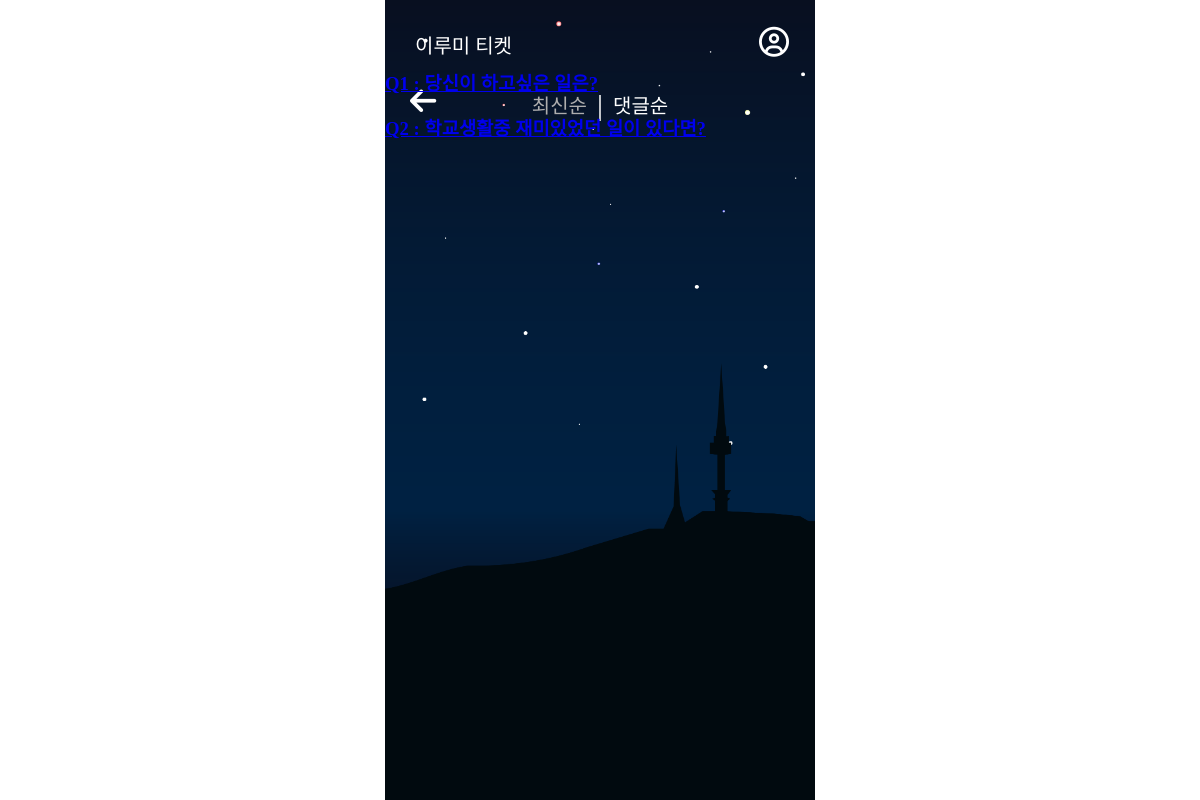
Page /qnapage/qnalistpop/ on the earlier database version.
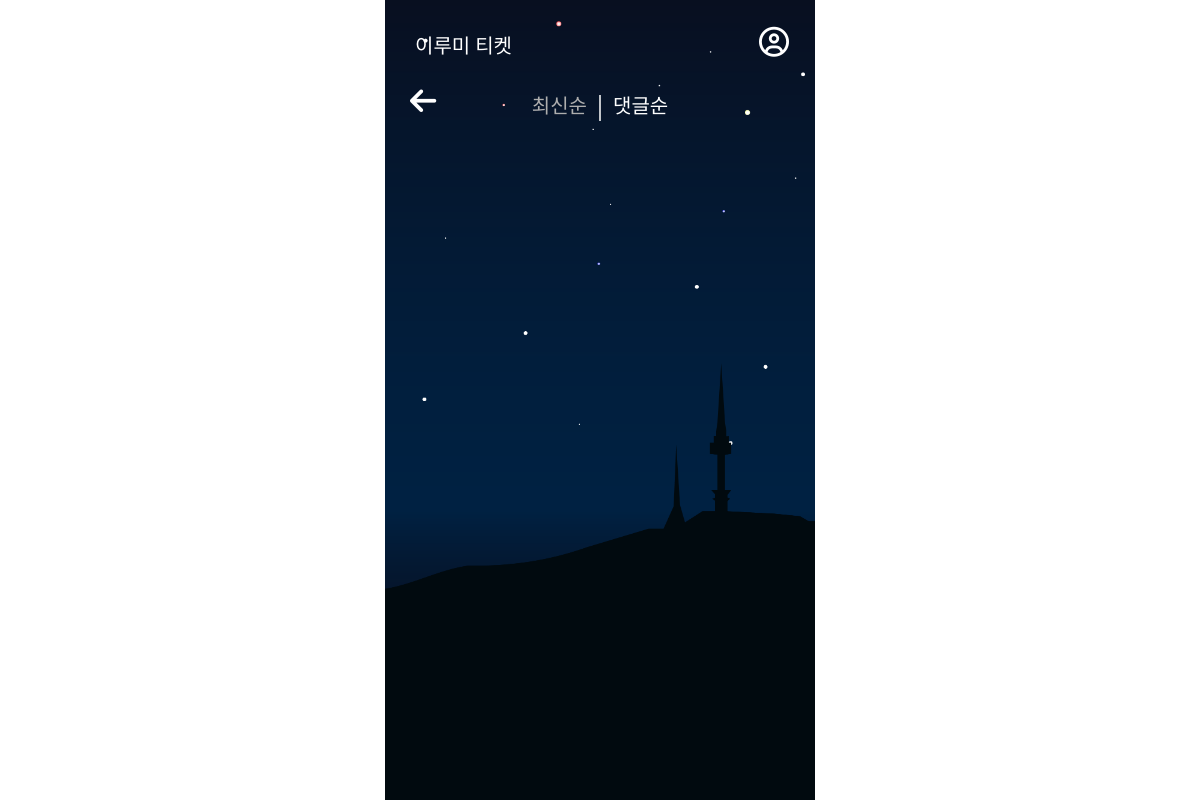
Same page on the later database version.
### qnapage/models.py (models this page shows, shortened)
class Qna(models.Model):
    title = models.CharField(max_length = 200)
    writer = models.ForeignKey(User, null=False, blank=False, on_delete=models.CASCADE)
    body = models.TextField()
    pub_date = models.DateTimeField()

### qnapage/views.py (the view)
# urls.py: path('qnalistpop/', qnalistpop, name="qnalistpop"),
def qnalistpop(request):
    qnas = Qna.objects.all()
    return render(request, 'qnapage/qnalistpop.html', {'qnas':qnas})

### qnapage/templates/qnapage/qnalistpop.html (shortened to what this page needs)
{% extends 'base.html' %}
{% block content %}
<head>
  <link rel="stylesheet" href="/static/css/qna.css">
</head>
<body>
  <div class="backk">
    <a class="back" href="{% url 'mainpage:mainpage' %}"><i class="fa-solid fa-arrow-left" style="color: #ffffff;"></i></a>
  </div>
  <div class="buttons">
  <a class="recently" href="{% url 'qnapage:qnalistrecent' %}">최신순</a>
  <span class="stick">|</span>
  <a class="active" href="{% url 'qnapage:qnalistpop' %}">댓글순</a>
</div>
<div class="qna-list">
  {% for qna in qnas %}
  <div class="qna-item">
    <h3>
      <a class="nana" href="{% url 'qnapage:qnadetail' qna.id %}">{{ qna.title }}</a>
    </h3>
  </div>
  {% endfor %}
</div>
</body>
{% endblock %}

### Lumiticket/templates/base.html (shortened to what this page needs)
<!DOCTYPE html>
<html lang="en">
<head>
    <link rel="stylesheet" href="/static/css/base.css">
</head>
<body>
    <div class="wallpaper">
        <nav class="nav-container">
            <ul class="logo">
                <li><a href="{% url 'mainpage:mainpage' %}">이루미 티켓</a></li>
            </ul>
            <a href = "{% url 'mypage:mypage' %}">
                <ul class="icon">
                    <li><a href = "{% url 'mypage:mypage' %}"><i class="fa-regular fa-circle-user" style="color: #ffffff;"></i></a></li>
                </ul>
        </nav>
</body>
{% block content%}
{% endblock %}
</body>
</html>

### Lumiticket/static/css/base.css (style rules this page uses)
body { display: flex; justify-content: center; align-items: center; width: 100vw; height: 100vh; margin: 0%; }
.wallpaper { position: relative; max-width: 430px; width: 100%; height: 100vh; background-size: cover; background-image: url('image/배경.png'); background-repeat: no-repeat; }
.nav-container { position: absolute; top: 0; left: 0; right: 0; display: flex; justify-content: space-between; align-items: center; background-color: rgba(0, 0, 0, 0); list-style-type: none; z-index: 1000; }
.logo { cursor: pointer; display: flex; justify-content: space-between; align-items: center; list-style-type: none; text-decoration: none; margin: 30px; padding: 0; }
.logo a { text-decoration: none; color: white; text-align: center; font-size: 20px; font-family:'Tenada'; }
.icon { cursor: pointer; display: flex; justify-content: space-between; align-items: center; list-style-type: none; text-decoration: none; margin-right: 20px; }
.icon i { font-size: 30px; width: 36px; height: 36px; }

### Lumiticket/static/css/qna.css (style rules this page uses)
.backk { display: flex; position: absolute; justify-content: flex-start; font-size: 30px; list-style-type: none; text-decoration: none; margin-left: 25px; margin-top: 85px; }
.buttons { display: flex; align-items: center; position: relative; top: 80px; list-style-type: none; text-decoration: none; justify-content: center; }
.recently { color:#AEAEAE; font-size: 20px; list-style-type: none; text-decoration: none; font-family: 'DONGGUK UNIVERSITY'; margin: 10px; }
.stick { color: white; font-size: 30px; }
.active { color: white; font-size: 20px; list-style-type: none; text-decoration: none; font-family: 'DONGGUK UNIVERSITY'; margin: 10px; }

Differences in the rows shown:
removed Qna: title "Q1 : 당신이 하고싶은 일은?"
removed Qna: title "Q2 : 학교생활중 재미있었던 일이 있다면?"
